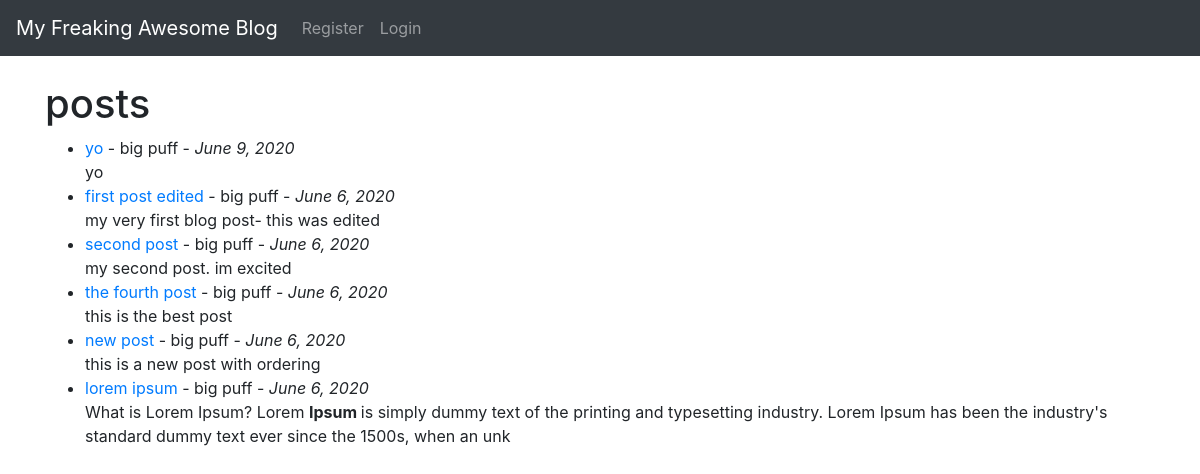
The page / on the database its author committed.
### theblog/models.py (models this page shows, shortened)
class Post(models.Model):
    title = models.CharField(max_length=255)
    author = models.ForeignKey(User,
                               on_delete=models.CASCADE)
    body= models.TextField()
    title_tag = models.CharField(max_length=255)
    post_date= models.DateField(auto_now_add=True)

### theblog/views.py (the view)
# urls.py: path("",HomeView.as_view(), name="home"),
class HomeView(ListView):
    model= Post
    template_name = "home.html"
    ordering = ["-post_date"]

### theblog/templates/home.html (shortened to what this page needs)
{% extends "base.html" %}
{% block content %}
<h1> posts </h1>
<ul>
{% for post in object_list %}
    <li> <a href="{% url 'article-detail' post.pk %}" >
        {{post.title}} </a> -
        {{post.author.first_name}}
        {{post.author.last_name}}
        - <i> {{post.post_date}} </i>
        <br/>
        {{post.body|slice:":200"|safe}} </li>
{% endfor%}
</ul>
  {% endblock %}

### theblog/templates/base.html (shortened to what this page needs)
<!doctype html>
<html lang="en">
  <head>
    <link rel="stylesheet" href="https://stackpath.bootstrapcdn.com/bootstrap/4.5.0/css/bootstrap.min.css">
  </head>
  <body>
    <nav class="navbar navbar-expand-lg navbar-dark bg-dark">
  <a class="navbar-brand" href="{% url 'home' %}"> My Freaking Awesome Blog</a>
  <div class="collapse navbar-collapse" id="navbarSupportedContent">
    <ul class="navbar-nav mr-auto">
      {%if user.is_authenticated %}
      <li class="nav-item">
        <a class="nav-link" href="{% url 'add_post' %}"> Add Post</a>
      </li>
      <li class="nav-item">
        <a class="nav-link" href="{% url 'logout' %}"> Logout</a>
      </li>
      {% else %}
        <li class="nav-item">
          <a class="nav-link" href="{% url 'register' %}"> Register</a>
        </li>
        <li class="nav-item">
          <a class="nav-link" href="{% url 'login' %}"> Login</a>
        </li>
      {% endif %}
    </ul>
  </div>
</nav>
  <br/>
  <div class="container">
  {% block content %}
  {% endblock %}
    </div>
  </body>
</html>

### rows shown on the page
Post: title "yo", author.first_name "big", author.last_name "puff", post_date "June 9, 2020", body "yo"
Post: title "first post edited", author.first_name "big", author.last_name "puff", post_date "June 6, 2020", body "my very first blog post- this was edited"
Post: title "second post", author.first_name "big", author.last_name "puff", post_date "June 6, 2020", body "my second post. im excited"
Post: title "the fourth post", author.first_name "big", author.last_name "puff", post_date "June 6, 2020", body "this is the best post"
Post: title "new post", author.first_name "big", author.last_name "puff", post_date "June 6, 2020", body "this is a new post with ordering"
Post: title "lorem ipsum", author.first_name "big", author.last_name "puff", post_date "June 6, 2020", body "What is Lorem Ipsum? Lorem Ipsum is simply dummy text of the printing and typesetting industry. Lorem Ipsum has been the industry's standard dummy text ever since the 1500s, when an unk"
